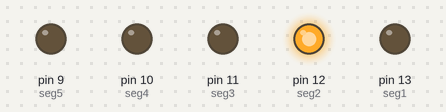
Bench run of a program on a simulated MicroPython board. Parts: output pins drawn as LEDs (lit = HIGH). Random numbers come from a fixed seed.

Above: at 0.1 s.
At 3.1 s:
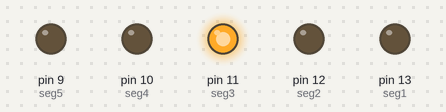
At 15.1 s:
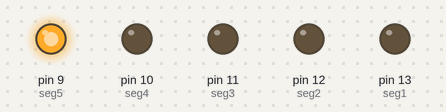
At 23.1 s:
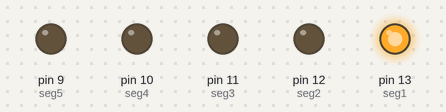
At 34.1 s:
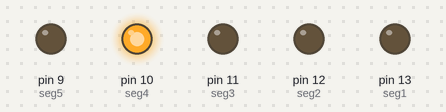
Timing chart, 0 to 40.0 s (numbered marks = the images above):
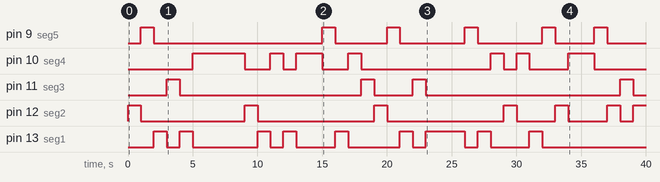

Measured:
- by itself, pin 9 (seg5): LOW → HIGH at 1.0 s, → LOW 1.0 s later, → HIGH 13.0 s later, → LOW 1.0 s later, … (12 changes in this stretch)
- by itself, pin 10 (seg4): LOW → HIGH at 5.0 s, → LOW 4.0 s later, → HIGH 2.0 s later, → LOW 1.0 s later, … (14 changes in this stretch)
- by itself, pin 11 (seg3): LOW → HIGH at 3.0 s, → LOW 1.0 s later, → HIGH 14.0 s later, → LOW 1.0 s later, … (8 changes in this stretch)
- by itself, pin 12 (seg2): LOW → HIGH at 0.00 s, → LOW 1.0 s later, → HIGH 8.0 s later, → LOW 1.0 s later, … (13 changes in this stretch)
- by itself, pin 13 (seg1): LOW → HIGH at 2.0 s, → LOW 1.0 s later, → HIGH 1.0 s later, → LOW 1.0 s later, … (18 changes in this stretch)

The program:

Day4d.py
```python
'''
Lighting up bar graph LED - random LEDs
'''

# Imports
from machine import Pin
import time
import random

# Set up GPIOs 9-13
seg1 = Pin(13, Pin.OUT)
seg2 = Pin(12, Pin.OUT)
seg3 = Pin(11, Pin.OUT)
seg4 = Pin(10, Pin.OUT)
seg5 = Pin(9, Pin.OUT)


segments = [seg1, seg2, seg3, seg4, seg5]

# Random LEDs
while True:
    r = random.randint(0,4)
    segments[r].value(1)
    time.sleep(1)
    segments[r].value(0)
```
